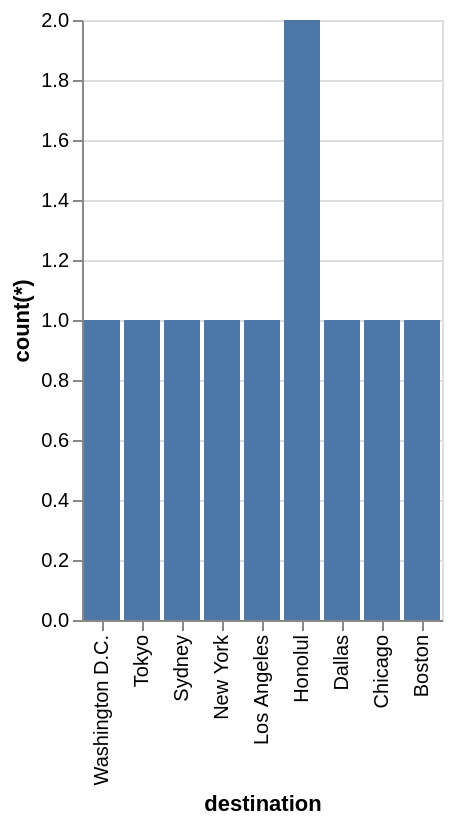

The specification (Vega-Lite) saved for this image:
### Vega-Lite specification from a JSON file in a GitHub repository (floating-point values rounded to 4 significant figures)
{"data": {"values": [{"x_data": "Washington D.C.", "y_data": 1}, {"x_data": "Tokyo", "y_data": 1}, {"x_data": "Sydney", "y_data": 1}, {"x_data": "New York", "y_data": 1}, {"x_data": "Los Angeles", "y_data": 1}, {"x_data": "Honolul", "y_data": 2}, {"x_data": "Dallas", "y_data": 1}, {"x_data": "Chicago", "y_data": 1}, {"x_data": "Boston", "y_data": 1}]}, "mark": "bar", "encoding": {"x": {"field": "x_data", "type": "nominal", "title": "destination", "sort": "descending"}, "y": {"field": "y_data", "type": "quantitative", "title": "count(*)"}}}
